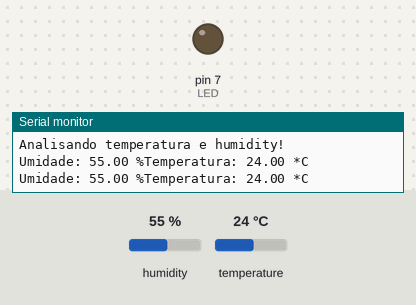
Simulated run of this sketch. Board: Arduino Uno, built with avr-gcc and run on an emulated ATmega328P. On the bench: output pins drawn as LEDs (lit = HIGH), the last lines printed to the serial monitor. The test bench sets the inputs (shaded band); at power-on: temperature 24 °C, humidity 55 %.

Above: at 2.8 s.
2.9 s: temperature set to 32 °C
7.2 s: temperature set to 35 °C
At 10.9 s:
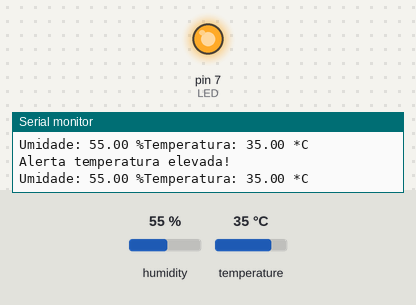
13.2 s: temperature set to 12 °C
16.6 s: temperature set to 41 °C
At 20.5 s:
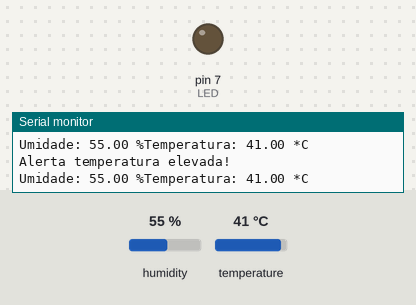
Timing chart, 0 to 23.6 s (numbered marks = the images above; inputs shaded):
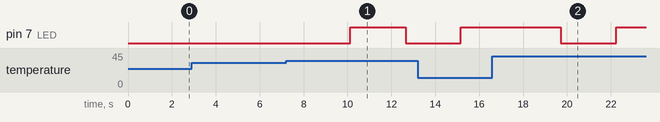

Measured:
- the behaviour switches between 33 and 34 °C on temperature (found by bisection; images 0 and 1)
- after the input at 7.2 s, pin 7 (LED): LOW → HIGH after 2.9 s, → LOW 2.5 s later
- after the input at 16.6 s, pin 7 (LED): HIGH → LOW after 3.1 s, → HIGH 2.5 s later

The sketch:

Sensor_Temperatura_dht_11.ino
```cpp
//Autor: Yuri Lima Empresa: AutoCore Robotica
//Blog: http://www.autocorerobotica.blog.br/
//Loja http://www.autocorerobotica.com/
//-------------------------------------------------


// Conecte pino 1 do sensor (esquerda) ao +5V
// Conecte pino 2 do sensor ao pino de dados definido em seu Arduino
// Conecte pino 4 do sensor ao GND
// Conecte o resistor de 10K entre pin 2 (dados)
// ao pino 1 (VCC) do sensor
#include "DHT.h"

#define DHTPIN A1 // pino de dados
#define DHTTYPE DHT11 // DHT 11
#define LED 7 //Pino para acender um led

DHT dht(DHTPIN, DHTTYPE);

void setup()
{
  Serial.begin(9600);
  Serial.println("Analisando temperatura e humidity!");
  dht.begin();//Inicializa a biblioteca
  pinMode(LED, OUTPUT);//Seta o LED do pino 7 como saida

}

 void alerta(){
	digitalWrite(LED,!digitalRead(LED));//Acende e apaga o LED do pino 7
  	delay(500);//500 milis segundo
  	Serial.println("Alerta temperatura elevada!");//O texto que você quiser

 }
void loop()
{
   // A leitura da temperatura e umidade pode levar 250ms!
  //  O atraso do sensor pode chegar a 2 segundos.
  float h = dht.readHumidity(); //Chama a função dentro da biblioteca para realizar a leitura da Umidade e guarda na variavel h
  float t = dht.readTemperature(); //Chama a função dentro da biblioteca para realizar a leitura da Umidade e guarda na variavel t
  // testa se retorno é valido, caso contrário algo está errado.
  if (isnan(t) || isnan(h)) //Verifica se a
  {
    Serial.println("Falha na leitura do sensor DHT-11");
  }
  else
  {
    Serial.print("Umidade: ");
    Serial.print(h);
    Serial.print(" %");
    Serial.print("Temperatura: ");
    Serial.print(t);
    Serial.println(" *C");
    delay(2000);
    //Testa quando a temperatura for maior que 34*C ele vai chamar a função Alerta para ligar e desligar o LED
    if(t>=34){
    	alerta();
    }
  }
}
```
